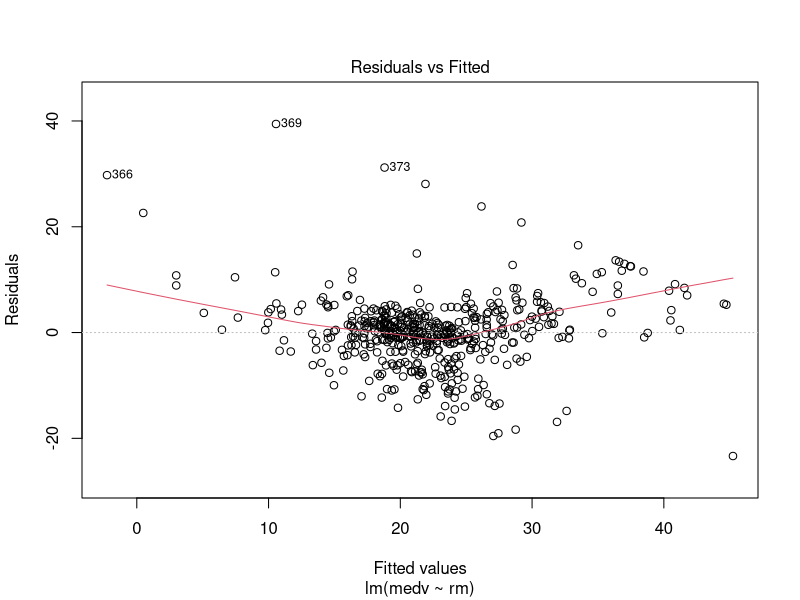
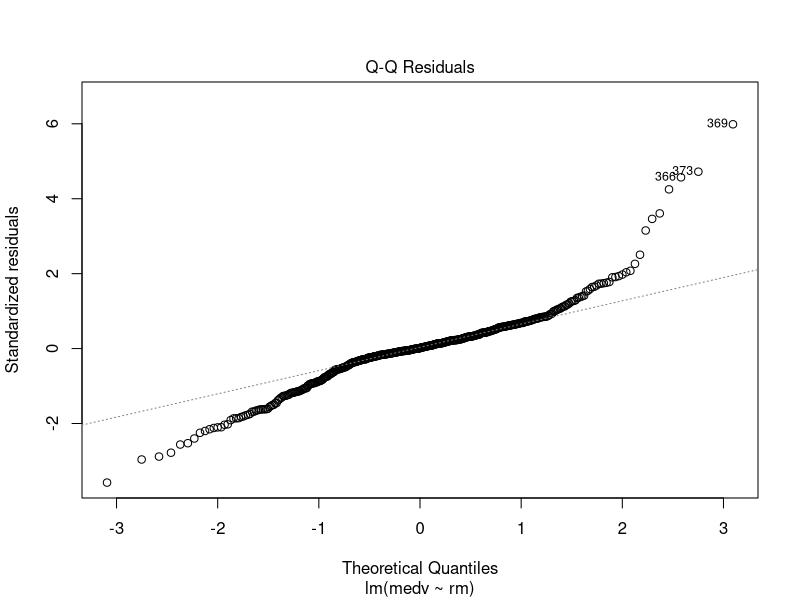
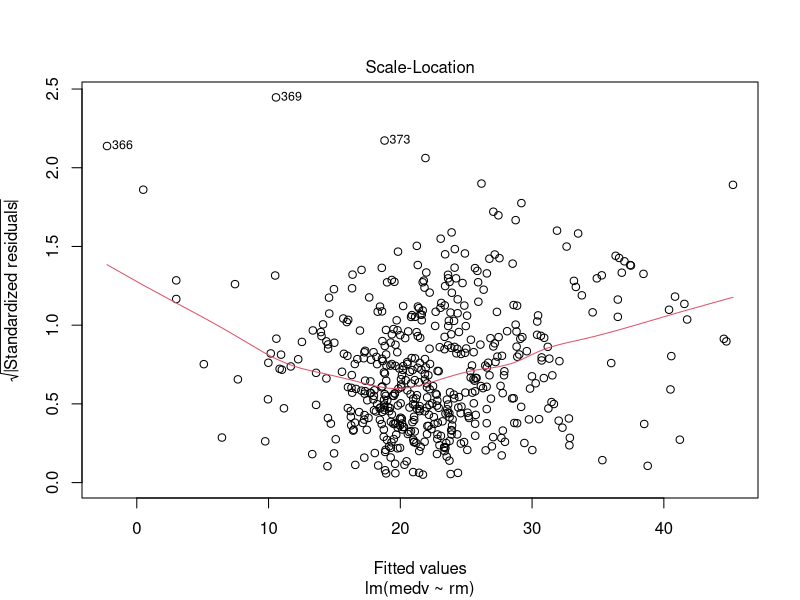
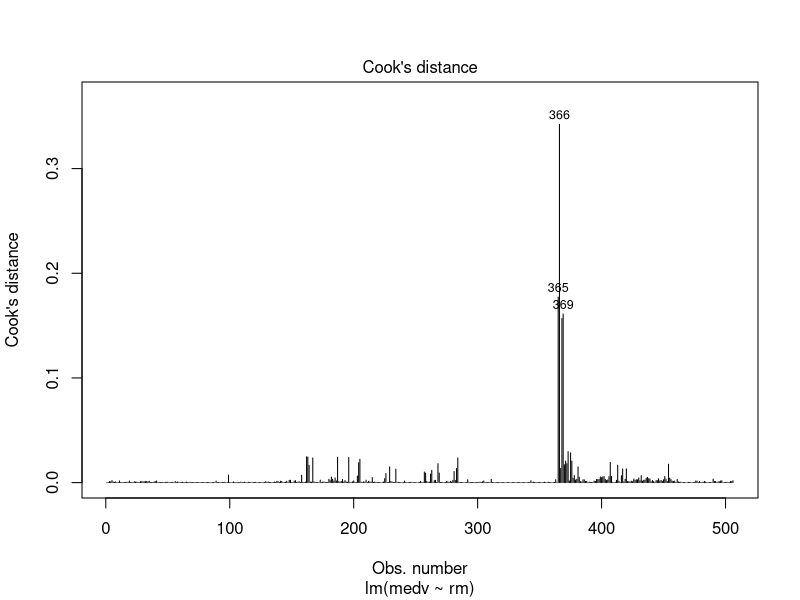

Reproduce these figures in R, in order.



bos <- MASS::Boston


names(bos)


m1 <- lm(medv ~ rm, data = bos)

plot(m1, which = 1)
plot(m1, which = 2)
plot(m1, which = 3)
plot(m1, which = 4)


